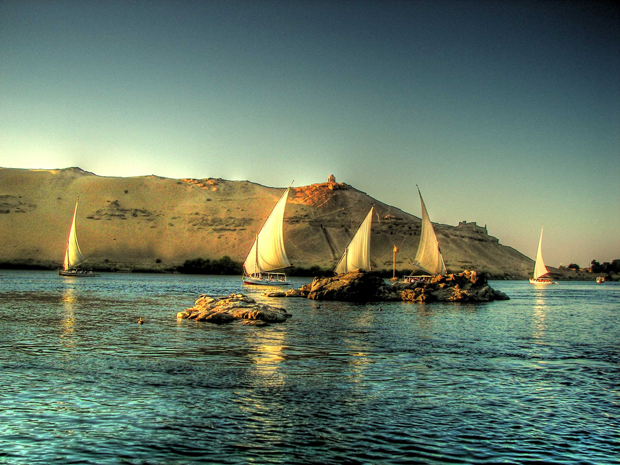
#> input picture Codigo Python (compatible para Windows y Linux)/nature.bmp, 620 x 465 px; its folder holds only this picture in this run
$ python procesar_brillo_8_hilos.py
#> lines starting #> are read from the running program, lines starting #| are printed output that depends on the picture
import cv2
import numpy as np
import time
import tkinter as tk
from tkinter import filedialog
import matplotlib.pyplot as plt
import threading

def seleccionar_imagen():
    root = tk.Tk()
    root.withdraw()
    ruta_imagen = filedialog.askopenfilename(
        title="Selecciona una imagen BMP de 24 bits",
        filetypes=[("Archivos BMP", "*.bmp"), ("Todos los archivos", "*.*")]
    )
#> the answer given: nature.bmp
    return ruta_imagen

def procesar_bloque_brillo(img_original, inicio_f, fin_f, vector_brillo, img_resultado):
    porcion = img_original[inicio_f:fin_f, :]
    img_resultado[inicio_f:fin_f, :] = cv2.add(porcion, vector_brillo)

def ejecutar_corrida_completa(ruta_imagen, num_hilos, factor_brillo=50):
#> called with ruta_imagen = 'nature.bmp', num_hilos = 8, factor_brillo = 50
    img = cv2.imread(ruta_imagen)
#> img is the input picture: shape (465, 620, 3); mean B, G, R 102.3, 120, 101.6
    if img is None:
        return None

    alto, ancho, _ = img.shape
#> alto = 465; ancho = 620
    vector_brillo = np.array([factor_brillo, factor_brillo, factor_brillo], dtype=np.uint8)
    img_brillo = np.zeros_like(img)

    t_inicio = time.perf_counter()

    # 2. Creación y lanzamiento de hilos
    filas_por_hilo = alto // num_hilos
#> filas_por_hilo = 58
    lista_hilos = []

    for j in range(num_hilos):
        inicio_fila = j * filas_por_hilo
        fin_fila = alto if (j == num_hilos - 1) else (j + 1) * filas_por_hilo

        hilo = threading.Thread(
            target=procesar_bloque_brillo,
            args=(img, inicio_fila, fin_fila, vector_brillo, img_brillo)
        )
        lista_hilos.append(hilo)
        hilo.start()
#> after the loop, lista_hilos = 8 items

    # 3. Sincronización
    for hilo in lista_hilos:
        hilo.join()
#> this loop made 8 passes


    t_fin = time.perf_counter()
    # 4. Escritura a disco
    nombre_salida = f"resultado_temp_{num_hilos}.bmp"
    cv2.imwrite(nombre_salida, img_brillo)
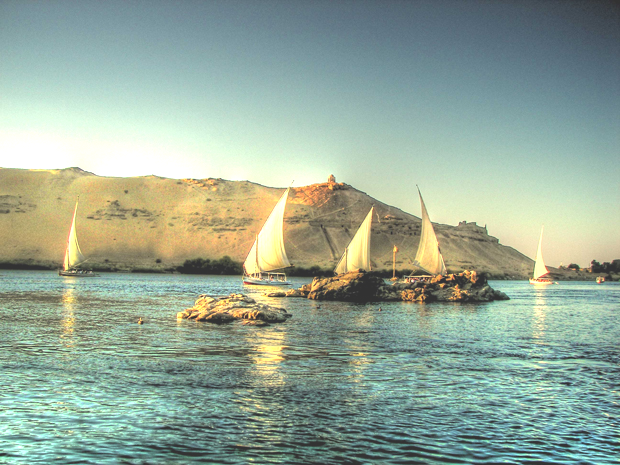
#> saved as resultado_temp_8.bmp: shape (465, 620, 3); mean B, G, R 152.2, 168.5, 150.3

    return (t_fin - t_inicio) * 1000  # Retorna en ms


if __name__ == "__main__":
    ruta = seleccionar_imagen()

    if ruta:
        datos_grafica = []
        num_repeticiones = 100

        tiempos_configuracion = []

        for corrida in range(num_repeticiones):
            tiempo_ms = ejecutar_corrida_completa(ruta, num_hilos=8)
            if tiempo_ms is not None:
                tiempos_configuracion.append(tiempo_ms)

        for idx, t in enumerate(tiempos_configuracion):
            print(t)

    else:
        print("No se seleccionó ninguna imagen.")
